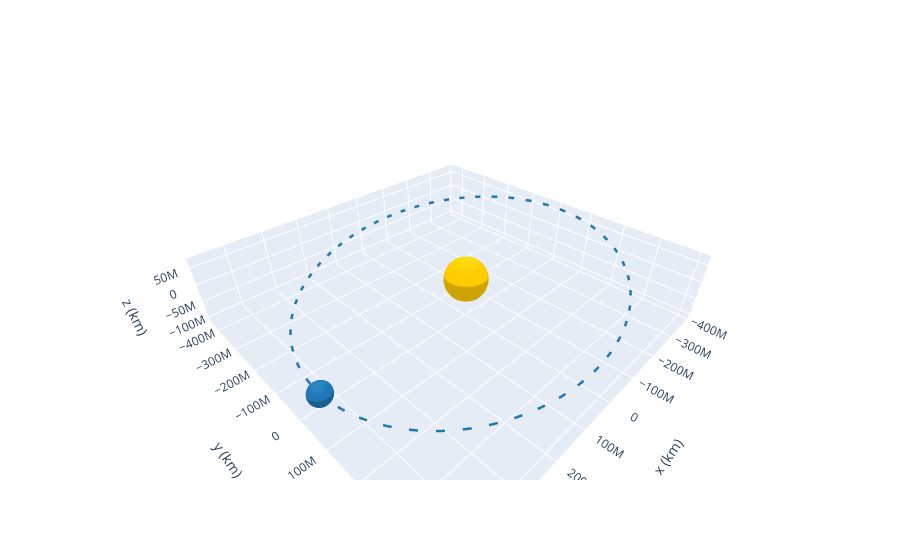

Notebook cell for this chart:
### Code cell
a=df_JPL['a'][0]*u.AU
e=df_JPL['e'][0]*u.one
i=df_JPL['i'][0]*u.deg
Node=df_JPL['node'][0]*u.deg
Peri=df_JPL['peri'][0]*u.deg
M=df_JPL['M'][0]*u.deg
orb = Orbit.from_classical(Sun, a, e, i, Node, Peri, M)

orb.plot(interactive = True,use_3d=True)

### Figure 1 — Plotly figure (JSON) as saved in the notebook; plotly's stock layout.template omitted (floating-point values rounded to 4 significant figures; data arrays with more than 128 entries replaced by an {"elided": "..."} marker saying what was removed)
{"data": [{"cauto": false, "cmax": 1, "cmin": 1, "colorscale": [[0, "#ffcc00"], [1, "#ffcc00"]], "name": "Sun", "showscale": false, "type": "surface", "x": {"elided": "20x20 float values"}, "y": {"elided": "20x20 float values"}, "z": {"elided": "20x20 float values"}}, {"line": {"color": "rgb(31, 119, 180)", "dash": "dash", "width": 5}, "mode": "lines", "name": "2000-01-01 12:00", "type": "scatter3d", "x": {"elided": "150 float values"}, "y": {"elided": "150 float values"}, "z": {"elided": "150 float values"}}, {"cauto": false, "cmax": 1, "cmin": 1, "colorscale": [[0, "rgb(31, 119, 180)"], [1, "rgb(31, 119, 180)"]], "name": "2000-01-01 12:00", "showscale": false, "type": "surface", "x": {"elided": "20x20 float values"}, "y": {"elided": "20x20 float values"}, "z": {"elided": "20x20 float values"}}, {"cauto": false, "cmax": 1, "cmin": 1, "colorscale": [[0, "#ffcc00"], [1, "#ffcc00"]], "name": "Sun", "showscale": false, "type": "surface", "x": {"elided": "20x20 float values"}, "y": {"elided": "20x20 float values"}, "z": {"elided": "20x20 float values"}}], "layout": {"autosize": true, "scene": {"aspectmode": "data", "xaxis": {"title": {"text": "x (km)"}}, "yaxis": {"title": {"text": "y (km)"}}, "zaxis": {"title": {"text": "z (km)"}}}}}
